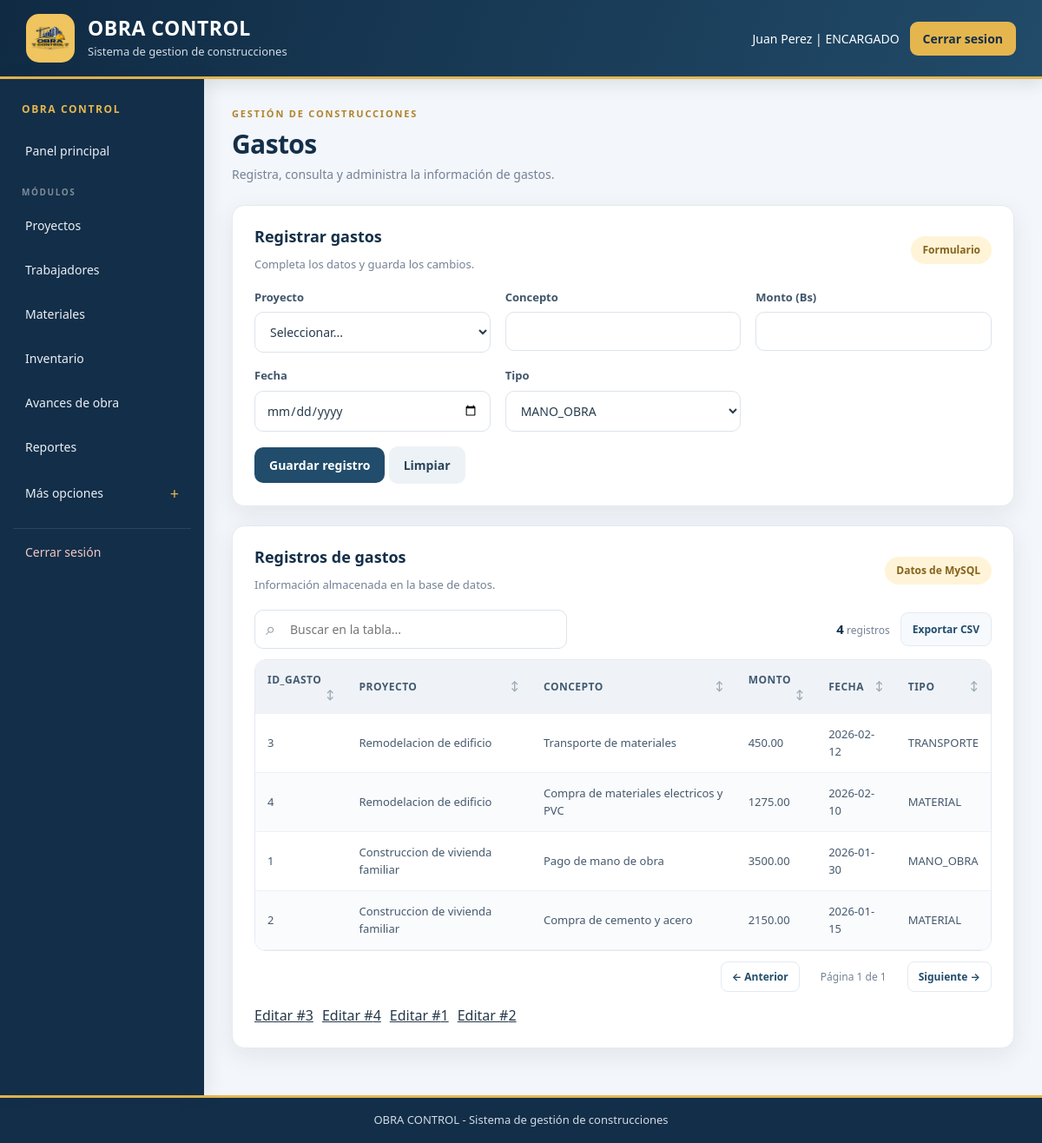
Screenshot of /OBRA_CONTROL/encargado/gastos.php (signed in) with the database file from the repository.
### tables this page shows
CREATE TABLE gasto (
    id_gasto INT UNSIGNED AUTO_INCREMENT PRIMARY KEY,
    id_proyecto INT UNSIGNED NOT NULL,
    id_compra INT UNSIGNED UNIQUE,
    concepto VARCHAR(150) NOT NULL,
    monto DECIMAL(10,2) NOT NULL,
    fecha DATE NOT NULL,
    tipo VARCHAR(50) NOT NULL,

    CONSTRAINT chk_gasto_monto
    CHECK (monto >= 0),

    CONSTRAINT fk_gasto_proyecto
    FOREIGN KEY (id_proyecto)
    REFERENCES proyecto(id_proyecto),

    CONSTRAINT fk_gasto_compra
    FOREIGN KEY (id_compra)
    REFERENCES compra(id_compra)
);

CREATE TABLE proyecto (
    id_proyecto INT UNSIGNED AUTO_INCREMENT PRIMARY KEY,
    id_encargado INT UNSIGNED NOT NULL,
    nombre VARCHAR(120) NOT NULL,
    ubicacion VARCHAR(200) NOT NULL,
    fecha_inicio DATE NOT NULL,
    fecha_fin DATE,
    estado VARCHAR(30) NOT NULL DEFAULT 'PLANIFICADO',

    CONSTRAINT chk_proyecto_fechas
    CHECK (fecha_fin IS NULL OR fecha_fin >= fecha_inicio),

    CONSTRAINT fk_proyecto_encargado
    FOREIGN KEY (id_encargado)
    REFERENCES trabajador(id_trabajador)
);

### OBRA_CONTROL/encargado/gastos.php (the view, shortened to what this page needs)
<?php
require_once '../conexion.php';
require_once '../funciones.php';
$registro_editar = null;
$resultado = $conn->query("SELECT g.id_gasto,p.nombre AS proyecto,g.concepto,g.monto,g.fecha,g.tipo FROM gasto g INNER JOIN proyecto p ON g.id_proyecto=p.id_proyecto ORDER BY g.fecha DESC");
?>
<!DOCTYPE html>
<html lang="es">
<head>
    <link rel="stylesheet" href="../css/estilo.css">
</head>
<body>
    <?php include '../encabezado.php';
    include '../menu.php'; ?>
    <section class="titulo-pagina"><span class="sobre-titulo">GESTIÓN DE CONSTRUCCIONES</span>
        <h2 class="titulo-seccion">Gastos</h2>
        <p>Registra, consulta y administra la información de gastos.</p>
    </section>
    <section class="tarjeta">
        <div class="encabezado-tabla">
            <div>
                <h3 class="titulo-tarjeta"><?php echo $registro_editar ? 'Editar registro' : 'Registrar gastos'; ?></h3>
                <p>Completa los datos y guarda los cambios.</p>
            </div><span class="etiqueta">Formulario</span>
        </div>
        <form method="POST" class="rejilla-formulario"><input type="hidden" name="id_registro"
            <div><label class="etiqueta-campo">Proyecto</label><select name="id_proyecto" required>
                    <option value="">Seleccionar...</option>
                </select></div>
            <div><label class="etiqueta-campo">Concepto</label><input type="text" name="concepto"
                    value="<?php echo htmlspecialchars((string) ($registro_editar['concepto'] ?? '')); ?>" required>
            </div>
            <div><label class="etiqueta-campo">Monto (Bs)</label><input type="number" name="monto"
                    value="<?php echo htmlspecialchars((string) ($registro_editar['monto'] ?? '')); ?>" step="0.01"
                    min="0" required></div>
            <div><label class="etiqueta-campo">Fecha</label><input type="date" name="fecha"
                    value="<?php echo htmlspecialchars((string) ($registro_editar['fecha'] ?? '')); ?>" required></div>
            <div><label class="etiqueta-campo">Tipo</label><select name="tipo"
                    required><?php foreach (['MANO_OBRA', 'MATERIAL', 'TRANSPORTE', 'OTRO'] as $opcion) { ?>
                        <option value="<?php echo $opcion; ?>" <?php echo (($registro_editar['tipo'] ?? '') === $opcion) ? 'selected' : ''; ?>><?php echo $opcion; ?></option><?php } ?>
                </select></div>
            <div class="campo-completo"><button type="submit" class="boton-principal" name="guardar">Guardar
                    registro</button> <a class="boton boton-secundario" href="gastos.php">Limpiar</a></div>
        </form>
    </section>
    <section class="tarjeta">
        <div class="encabezado-tabla">
            <div>
                <h3 class="titulo-tarjeta">Registros de gastos</h3>
                <p>Información almacenada en la base de datos.</p>
            </div><span class="etiqueta">Datos de MySQL</span>
        </div><?php mostrar_tabla($resultado); ?>
        <div class="lista-acciones">
            <?php if ($resultado && $resultado->num_rows > 0) {
                $resultado->data_seek(0);
                while ($fila_accion = $resultado->fetch_assoc()) { ?><span><a
                            href="?editar=<?php echo (int) $fila_accion['id_gasto']; ?>">Editar
                            #<?php echo (int) $fila_accion['id_gasto']; ?></a></span><?php }
            } ?></div>
    </section>
    <?php include '../menu_final.php'; ?>
</body>
</html>

### OBRA_CONTROL/funciones.php (shortened to what this page needs)
<?php
function mostrar_tabla($resultado)
{
    $campos = $resultado->fetch_fields();
    $columnas = [];
    foreach ($campos as $campo) {
        $columnas[] = $campo->name;
    }
    $filas = [];
    while ($fila = $resultado->fetch_assoc()) {
        $filas[] = $fila;
    }
    echo "<div class='modulo-tabla'><div class='herramientas-tabla'>";
    echo "<div class='busqueda-tabla'><span class='icono-buscar'>⌕</span><input type='search' class='campo-busqueda-tabla' placeholder='Buscar en la tabla...' aria-label='Buscar en la tabla'></div>";
    echo "<div class='acciones-tabla'><span class='contador-filas'><strong>" . count($filas) . "</strong> registros</span><button type='button' class='boton-exportar' onclick='exportarTabla(this)'>Exportar CSV</button></div></div>";
    echo "<div class='contenedor-tabla'><table class='tabla-datos'><thead><tr>";
    foreach ($columnas as $indice => $columna) {
        echo "<th class='cabecera-ordenable' data-columna='" . $indice . "' tabindex='0'>" . htmlspecialchars($columna) . "<span class='icono-orden'>↕</span></th>";
    }
    echo "</tr></thead><tbody>";
    foreach ($filas as $fila) {
        echo "<tr>";
        foreach ($columnas as $columna) {
            echo "<td>" . htmlspecialchars((string) ($fila[$columna] ?? "")) . "</td>";
        }
        echo "</tr>";
    }
    echo "</tbody></table></div>";
    echo "<div class='paginacion-tabla'><button type='button' class='boton-pagina' data-direccion='-1'>← Anterior</button><span class='indicador-pagina'></span><button type='button' class='boton-pagina' data-direccion='1'>Siguiente →</button></div></div>";
}
?>

### rows the page displays
gasto: id_gasto "3", id_proyecto.nombre "Remodelacion de edificio", concepto "Transporte de materiales", monto "450.00", fecha "2026-02-12", tipo "TRANSPORTE"
gasto: id_gasto "4", id_proyecto.nombre "Remodelacion de edificio", concepto "Compra de materiales electricos y PVC", monto "1275.00", fecha "2026-02-10", tipo "MATERIAL"
gasto: id_gasto "1", id_proyecto.nombre "Construccion de vivienda familiar", concepto "Pago de mano de obra", monto "3500.00", fecha "2026-01-30", tipo "MANO_OBRA"
gasto: id_gasto "2", id_proyecto.nombre "Construccion de vivienda familiar", concepto "Compra de cemento y acero", monto "2150.00", fecha "2026-01-15", tipo "MATERIAL"

### other values shown
$_SESSION["nombre"] "Juan Perez"
$_SESSION["rol"] "ENCARGADO"
$etiqueta "Proyectos"
$etiqueta "Trabajadores"
$etiqueta "Materiales"
$etiqueta "Inventario"
$etiqueta "Avances de obra"
$etiqueta "Reportes"
count($filas) "4"
$columna "ID_GASTO"
$columna "PROYECTO"
$columna "CONCEPTO"
$columna "MONTO"
$columna "FECHA"
$columna "TIPO"
